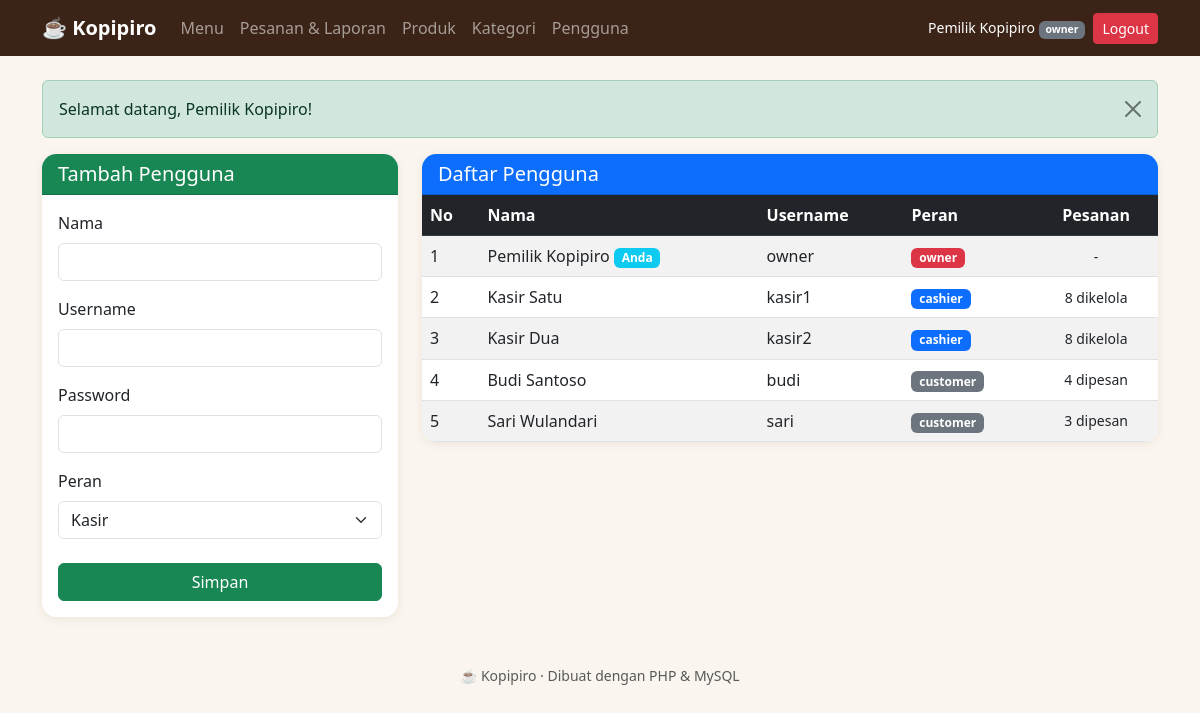
Page /owner/users.php (signed in) on the committed database.
### tables this page shows
CREATE TABLE `users` (
  `id` int(10) unsigned NOT NULL AUTO_INCREMENT,
  `name` varchar(100) NOT NULL,
  `username` varchar(50) NOT NULL,
  `password` varchar(255) NOT NULL,
  `role` enum('owner','cashier','customer') NOT NULL DEFAULT 'customer',
  `created_at` timestamp NOT NULL DEFAULT CURRENT_TIMESTAMP,
  PRIMARY KEY (`id`),
  UNIQUE KEY `uq_users_username` (`username`)
);

### auth.php (called while the page is built, shortened)
<?php
function current_user_id(): int
{
    return (int) ($_SESSION['user_id'] ?? 0);
}
?>

### owner/users.php (the view, shortened to what this page needs)
<?php
include __DIR__ . '/../init.php';
$users = db_all(
    $conn,
    "SELECT u.id, u.name, u.username, u.role, u.created_at,
            (SELECT COUNT(*) FROM orders WHERE cashier_id = u.id) AS handled,
            (SELECT COUNT(*) FROM orders WHERE user_id = u.id) AS placed
     FROM users u ORDER BY FIELD(u.role, 'owner', 'cashier', 'customer'), u.id"
);
$roleBadge = ['owner' => 'bg-danger', 'cashier' => 'bg-primary', 'customer' => 'bg-secondary'];
include __DIR__ . '/../header.php';
?>
<div class="row g-4">
    <div class="col-md-4">
        <div class="card kp-card">
            <div class="card-header bg-success text-white"><h5 class="mb-0">Tambah Pengguna</h5></div>
            <div class="card-body">
                <form method="POST" action="">
                    <div class="mb-3">
                        <label for="name" class="form-label">Nama</label>
                        <input type="text" class="form-control" id="name" name="name" required maxlength="100">
                    </div>
                    <div class="mb-3">
                        <label for="username" class="form-label">Username</label>
                        <input type="text" class="form-control" id="username" name="username" required maxlength="30">
                    </div>
                    <div class="mb-3">
                        <label for="password" class="form-label">Password</label>
                        <input type="password" class="form-control" id="password" name="password" minlength="6" required>
                    </div>
                    <div class="mb-4">
                        <label for="role" class="form-label">Peran</label>
                        <select class="form-select" id="role" name="role">
                            <option value="cashier">Kasir</option>
                        </select>
                    </div>
                    <div class="d-grid"><button type="submit" name="add_user" class="btn btn-success">Simpan</button></div>
                </form>
            </div>
        </div>
    </div>
    <div class="col-md-8">
        <div class="card kp-card">
            <div class="card-header bg-primary text-white"><h5 class="mb-0">Daftar Pengguna</h5></div>
            <div class="table-responsive">
                <table class="table table-striped align-middle mb-0">
                    <thead class="table-dark">
                        <tr><th>No</th><th>Nama</th><th>Username</th><th>Peran</th><th class="text-center">Pesanan</th></tr>
                    </thead>
                    <tbody>
                        <?php $no = 1; foreach ($users as $u): ?>
                            <tr>
                                <td><?= $no++ ?></td>
                                <td><?= e($u['name']) ?>
                                    <?php if ((int) $u['id'] === current_user_id()): ?><span class="badge bg-info">Anda</span><?php endif; ?>
                                </td>
                                <td><?= e($u['username']) ?></td>
                                <td><span class="badge <?= $roleBadge[$u['role']] ?? 'bg-secondary' ?>"><?= e($u['role']) ?></span></td>
                                <td class="text-center small">
                                    <?php if ($u['role'] === 'cashier'): ?><?= (int) $u['handled'] ?> dikelola
                                    <?php elseif ($u['role'] === 'customer'): ?><?= (int) $u['placed'] ?> dipesan
                                    <?php else: ?>-<?php endif; ?>
                                </td>
                            </tr>
                        <?php endforeach; ?>
                    </tbody>
                </table>
            </div>
        </div>
    </div>
</div>
<?php include __DIR__ . '/../footer.php'; ?>

### assets/style.css (style rules this page uses)
:root { --kp-dark: #3b2417; --kp-brown: #8a5230; --kp-accent: #c8803c; --kp-cream: #faf5ee; }
body { background: var(--kp-cream); color: #2d2018; }
.kp-card { border: 0; border-radius: .9rem; box-shadow: 0 2px 10px rgba(59, 36, 23, .08); overflow: hidden; transition: transform .15s; }

### rows in the picture
users: name "Pemilik Kopipiro", shows "Anda", username "owner", role "owner"
users: name "Kasir Satu", username "kasir1", role "cashier", handled "8"
users: name "Kasir Dua", username "kasir2", role "cashier", handled "8"
users: name "Budi Santoso", username "budi", role "customer", placed "4"
users: name "Sari Wulandari", username "sari", role "customer", placed "3"

### other values in the picture
$_SESSION['name'] "Pemilik Kopipiro"
current_role() "owner"
$f['msg'] "Selamat datang, Pemilik Kopipiro!"
